Frame 1 (no input): blank canvas, image omitted
Frame 60 (the mouse pressed at the canvas centre just before this capture): blank canvas, image omitted
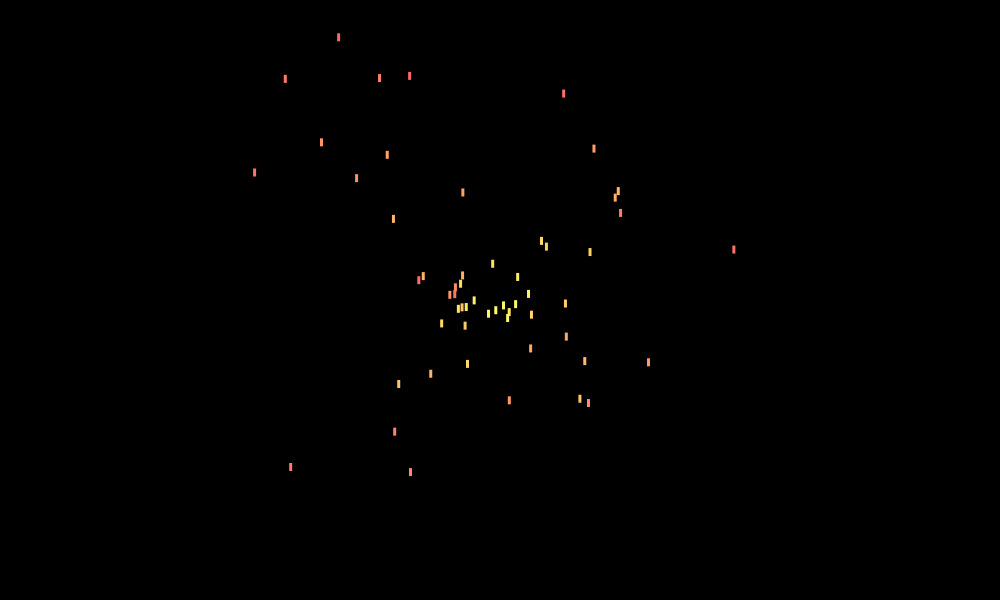
Frame 120 (the mouse held since frame 60 and released just before this capture)

The Processing sketch whose frames 1 and 60 were blank and that drew this single picture after the mouse press (run headless with seeded random() and noise(); from frame 60 on, the mouse is pressed at the canvas centre):

// Processing sketch: particlesparks
// ── particlesparks.pde

ArrayList<System> systems = new ArrayList<System>();

void setup() {
  size(1000, 600);
  colorMode(HSB); 
 
}

void draw() {
  background(0);
  for (int i = 0; i < systems.size(); i++) {
    System temp = systems.get(i);
    temp.update();
    
  }

  for (int i = 0; i < systems.size(); i++) {
    System temp = systems.get(i);
    if (temp.num > 200) {
      systems.remove(i);
    }
  }
}

void mousePressed() {
  systems.add(new System(mouseX, mouseY));
}

class System {
  ArrayList<Particle> b = new ArrayList<Particle>();
  float x;
  float y;
  int num;
  int particleLife = 110;

  System(float _x, float _y) {
    x = _x;
    y = _y;
    num = 0;
  }

  void update() {
    if (num < 150) {
      b.add(new Particle(x, y, particleLife));
    }
    num++;

    for (int i = b.size() - 1; i >= 0; i--) {
      Particle temp = b.get(i);
      temp.update();
      temp.display();
      if (temp.life < 0) {
        b.remove(i);
      }
    }
  }
}

class Particle {
  float x;
  float y;
  float dx;
  float dy;
  float life;
  float r;

  Particle(float _x, float _y, float _life) {
    x = _x;
    y = _y;
    dx = random(-5, 5);
    dy = random(-5, 5);
    life = _life ;
    r = 25;
  }

  void update() {
    life-=2;

    if (x < width - r || x > r) {
      dx *= 1;
    }
    if (y < height - r || y > r) {
      dy *= 1;
    }

    x += dx;
    y += dy;
  }

  void display() {
    noStroke(); 
    float r = map(life, 100, 0, 40, 0);
    fill(r, 150, 255); 
    rect(x, y, 3, 8);
  }
}
